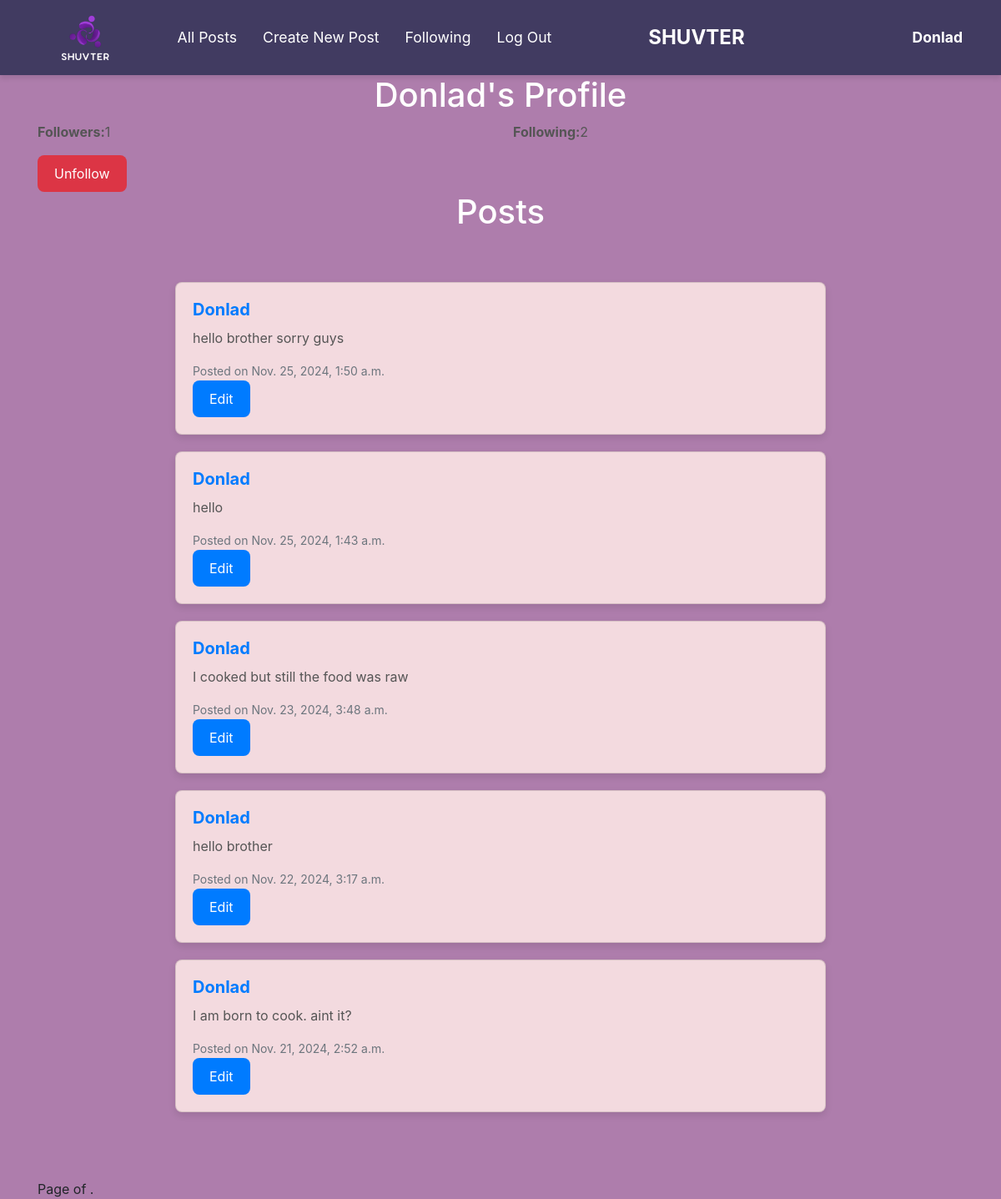
The page /profile/1 on the database as committed earlier.
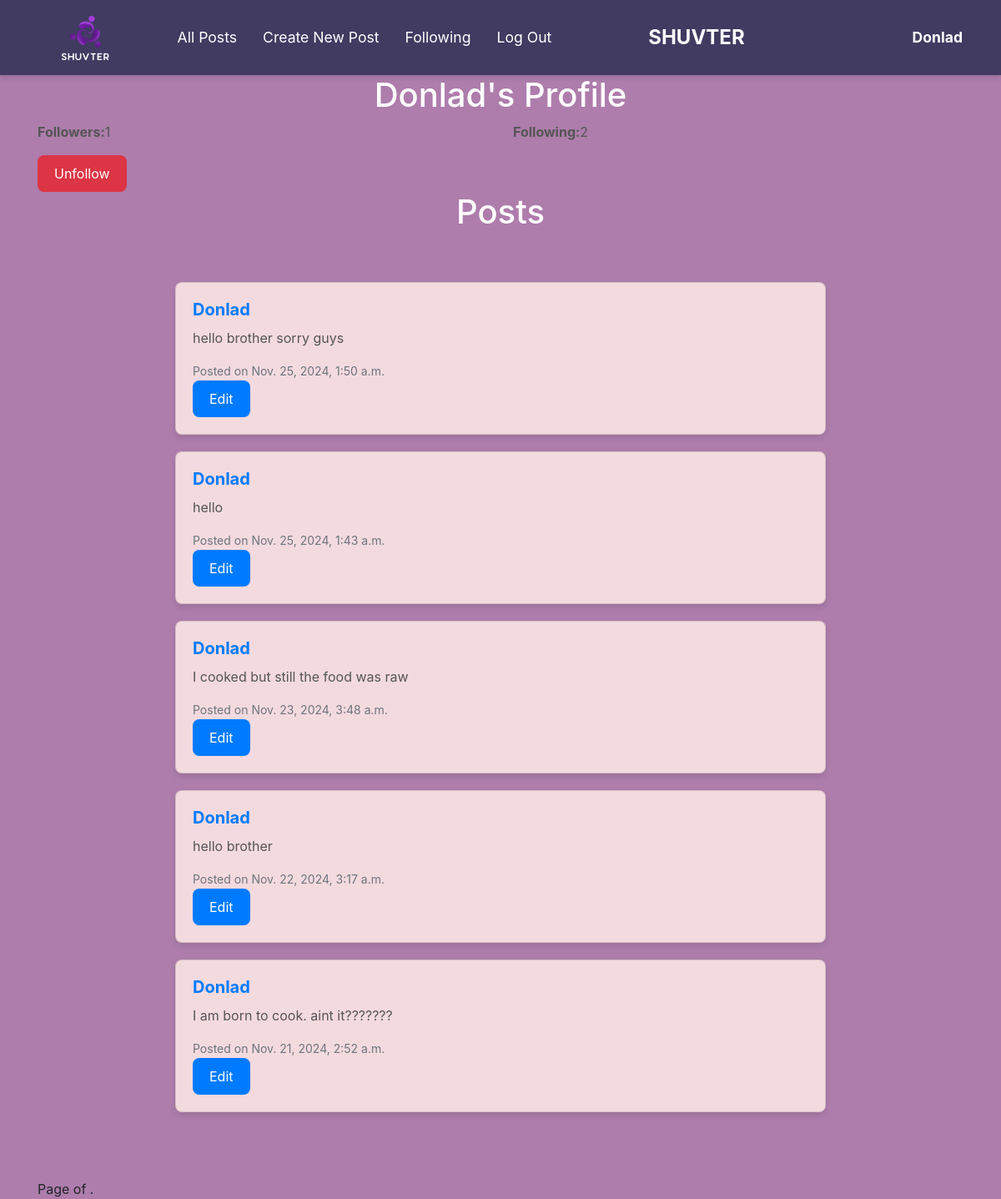
The same page on the database as committed later.
### network/models.py (models this page shows, shortened)
class Post(models.Model):
    author = models.ForeignKey(User, on_delete=models.CASCADE, related_name="posts")
    content = models.TextField()
    created_at = models.DateTimeField(auto_now_add=True)

class User(AbstractUser):
    pass

### network/views.py (the view)
# urls.py: path("profile/<int:uid>", views.profile, name="profile"),
def profile(request, uid):
        if request.method == "POST":
            author = request.user
            content=request.POST["content"]
            post = Post(author=author, content=content)
            post.save()
            return HttpResponseRedirect(reverse("index"))
        else:
            user = User.objects.get(pk=uid)
            follower =Follow.objects.filter(user=user)
            following = Follow.objects.filter(following=user).count()
            posts = Post.objects.filter(author=user).order_by("-created_at")
            paginator = Paginator(posts, 10)
            pageNumber = request.GET.get('page')
            pages= paginator.get_page(pageNumber)
            return render(request, "network/profile.html",{
            "user":user,
            "posts":posts,
            "pages":pages,
            "follower":follower,
            "following":following,
        })

### network/templates/network/profile.html (shortened to what this page needs)
{% extends "network/layout.html" %}
{% load static %}
{% block body %}
<div class="container">
    <h1 class="text-center">{{ user.username }}'s Profile</h1>
    <div class="row">
        <div class="col-md-6">
            <p><strong>Followers:</strong>{{ following }} </p>
        </div>
        <div class="col-md-6">
            <p><strong>Following:</strong>{{ follower.count }} </p>
        </div>
    </div>
    <div class="row">
        <div class="col-md-12">
            {% if user != request.user %}
            <form action="{% url 'follow' user.id %}" method="POST">
                <button type="submit" class="btn
                    {% if following %}btn-danger{% else %}btn-primary{% endif %}">
                    {% if following %}Unfollow{% else %}Follow{% endif %}
                </button>
            </form>
        {% endif %}
        </div>
    </div>
    <h1 class="text-center">Posts</h1>
    <div class="posts" id="all-posts">
        {% for post in posts %}
            <div class="post card">
                <div class="card-body">
                    <h5 class="card-title"><a href="{% url 'profile' post.author.id %}">{{ post.author }}</a></h5>
                    <p class="card-text">{{ post.content }}</p>
                    <small class="text-muted">Posted on {{ post.created_at }}</small><br>
                    {% if user.is_authenticated %}
                    {% if post.author == user %}
                        <button class="btn btn-primary edit-btn">Edit</button>
                    {% endif %}
                {% endif %}
                </div>
            </div>
        {% empty %}
            <p class="text-center">No posts yet.</p>
        {% endfor %}
    </div>
    <div class="pagination text-center">
        <span class="step-links">
            <span class="current">
                Page {{ posts.number }} of {{ posts.paginator.num_pages }}.
            </span>
        </span>
    </div>
</div>
{% endblock %}

Rows that differ between the two databases and show on the page:
changed Post: content "I am born to cook. aint it?" → "I am born to cook. aint it???????"
